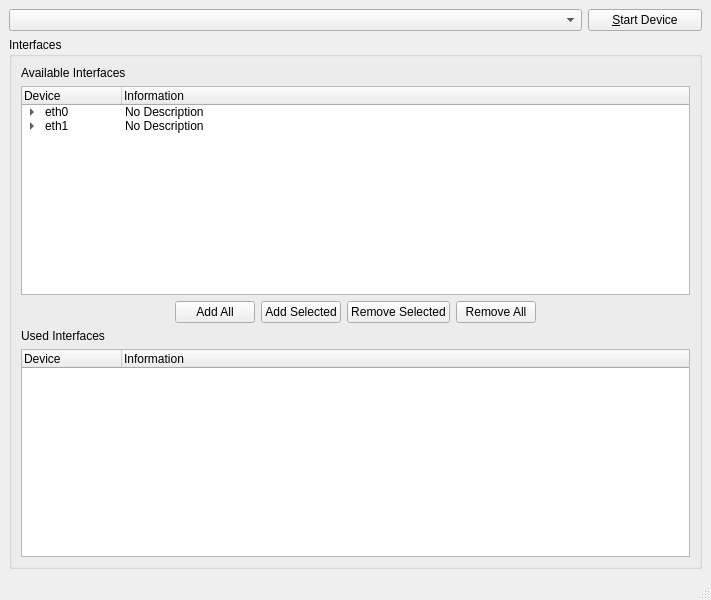
<ui version="4.0" >
 <class>FormSttyciarGUIMain</class>
 <widget class="QMainWindow" name="FormSttyciarGUIMain" >
  <property name="geometry" >
   <rect>
    <x>0</x>
    <y>0</y>
    <width>711</width>
    <height>600</height>
   </rect>
  </property>
  <property name="windowTitle" >
   <string>Sttyciar</string>
  </property>
  <widget class="QWidget" name="centralwidget" >
   <layout class="QVBoxLayout" >
    <item>
     <layout class="QHBoxLayout" >
      <item>
       <widget class="QComboBox" name="comboNetworkDevices" >
        <property name="sizePolicy" >
         <sizepolicy vsizetype="Fixed" hsizetype="Preferred" >
          <horstretch>5</horstretch>
          <verstretch>0</verstretch>
         </sizepolicy>
        </property>
       </widget>
      </item>
      <item>
       <widget class="QPushButton" name="btnStart" >
        <property name="sizePolicy" >
         <sizepolicy vsizetype="Fixed" hsizetype="Minimum" >
          <horstretch>1</horstretch>
          <verstretch>0</verstretch>
         </sizepolicy>
        </property>
        <property name="text" >
         <string>&amp;Start Device</string>
        </property>
       </widget>
      </item>
     </layout>
    </item>
    <item>
     <widget class="QGroupBox" name="grpInterfaces" >
      <property name="title" >
       <string>Interfaces</string>
      </property>
      <layout class="QVBoxLayout" >
       <item>
        <layout class="QVBoxLayout" >
         <item>
          <widget class="QLabel" name="lblInterfacesAvailable" >
           <property name="text" >
            <string>Available Interfaces</string>
           </property>
           <property name="buddy" >
            <cstring>treeAvailableInterfaces</cstring>
           </property>
          </widget>
         </item>
         <item>
          <widget class="QTreeWidget" name="treeAvailableInterfaces" >
           <property name="toolTip" >
            <string>&lt;html>&lt;head>&lt;meta name="qrichtext" content="1" />&lt;style type="text/css">
p, li { white-space: pre-wrap; }
&lt;/style>&lt;/head>&lt;body style=" font-family:'Sans Serif'; font-size:9pt; font-weight:400; font-style:normal;">
&lt;p style=" margin-top:0px; margin-bottom:0px; margin-left:0px; margin-right:0px; -qt-block-indent:0; text-indent:0px;">This displays the interfaces that are available to be bound to the device.&lt;/p>&lt;/body>&lt;/html></string>
           </property>
           <property name="columnCount" >
            <number>2</number>
           </property>
           <column>
            <property name="text" >
             <string>Device</string>
            </property>
           </column>
           <column>
            <property name="text" >
             <string>Information</string>
            </property>
           </column>
           <item>
            <property name="text" >
             <string>eth0</string>
            </property>
            <property name="text" >
             <string>No Description</string>
            </property>
            <item>
             <property name="text" >
              <string>Address</string>
             </property>
             <property name="text" >
              <string>192.168.0.1</string>
             </property>
            </item>
            <item>
             <property name="text" >
              <string>Net Mask</string>
             </property>
             <property name="text" >
              <string>255.255.255.0</string>
             </property>
            </item>
           </item>
           <item>
            <property name="text" >
             <string>eth1</string>
            </property>
            <property name="text" >
             <string>No Description</string>
            </property>
            <item>
             <property name="text" >
              <string>Address</string>
             </property>
             <property name="text" >
              <string>10.0.0.1</string>
             </property>
            </item>
            <item>
             <property name="text" >
              <string>Net Mask</string>
             </property>
             <property name="text" >
              <string>255.0.0.0</string>
             </property>
            </item>
           </item>
          </widget>
         </item>
        </layout>
       </item>
       <item>
        <layout class="QHBoxLayout" >
         <item>
          <spacer>
           <property name="orientation" >
            <enum>Qt::Horizontal</enum>
           </property>
           <property name="sizeHint" >
            <size>
             <width>40</width>
             <height>20</height>
            </size>
           </property>
          </spacer>
         </item>
         <item>
          <widget class="QPushButton" name="btnAddAllDevices" >
           <property name="sizePolicy" >
            <sizepolicy vsizetype="Fixed" hsizetype="Minimum" >
             <horstretch>0</horstretch>
             <verstretch>0</verstretch>
            </sizepolicy>
           </property>
           <property name="text" >
            <string>Add All</string>
           </property>
          </widget>
         </item>
         <item>
          <widget class="QPushButton" name="btnAddDevice" >
           <property name="sizePolicy" >
            <sizepolicy vsizetype="Fixed" hsizetype="Minimum" >
             <horstretch>0</horstretch>
             <verstretch>0</verstretch>
            </sizepolicy>
           </property>
           <property name="text" >
            <string>Add Selected</string>
           </property>
          </widget>
         </item>
         <item>
          <widget class="QPushButton" name="btnRemoveDevice" >
           <property name="sizePolicy" >
            <sizepolicy vsizetype="Fixed" hsizetype="Minimum" >
             <horstretch>0</horstretch>
             <verstretch>0</verstretch>
            </sizepolicy>
           </property>
           <property name="text" >
            <string>Remove Selected</string>
           </property>
          </widget>
         </item>
         <item>
          <widget class="QPushButton" name="btnRemoveAllDevices" >
           <property name="sizePolicy" >
            <sizepolicy vsizetype="Fixed" hsizetype="Minimum" >
             <horstretch>0</horstretch>
             <verstretch>0</verstretch>
            </sizepolicy>
           </property>
           <property name="text" >
            <string>Remove All</string>
           </property>
          </widget>
         </item>
         <item>
          <spacer>
           <property name="orientation" >
            <enum>Qt::Horizontal</enum>
           </property>
           <property name="sizeHint" >
            <size>
             <width>40</width>
             <height>20</height>
            </size>
           </property>
          </spacer>
         </item>
        </layout>
       </item>
       <item>
        <layout class="QVBoxLayout" >
         <item>
          <widget class="QLabel" name="lblUsedInterfaces" >
           <property name="text" >
            <string>Used Interfaces</string>
           </property>
           <property name="buddy" >
            <cstring>treeUsedInterfaces</cstring>
           </property>
          </widget>
         </item>
         <item>
          <widget class="QTreeWidget" name="treeUsedInterfaces" >
           <property name="toolTip" >
            <string>&lt;html>&lt;head>&lt;meta name="qrichtext" content="1" />&lt;style type="text/css">
p, li { white-space: pre-wrap; }
&lt;/style>&lt;/head>&lt;body style=" font-family:'Sans Serif'; font-size:9pt; font-weight:400; font-style:normal;">
&lt;p style=" margin-top:0px; margin-bottom:0px; margin-left:0px; margin-right:0px; -qt-block-indent:0; text-indent:0px;">This displays the interfaces that will be bound to the device.&lt;/p>&lt;/body>&lt;/html></string>
           </property>
           <property name="columnCount" >
            <number>2</number>
           </property>
           <column>
            <property name="text" >
             <string>Device</string>
            </property>
           </column>
           <column>
            <property name="text" >
             <string>Information</string>
            </property>
           </column>
          </widget>
         </item>
        </layout>
       </item>
      </layout>
     </widget>
    </item>
   </layout>
  </widget>
  <widget class="QMenuBar" name="menubar" >
   <property name="geometry" >
    <rect>
     <x>0</x>
     <y>0</y>
     <width>711</width>
     <height>29</height>
    </rect>
   </property>
  </widget>
  <widget class="QStatusBar" name="statusbar" />
 </widget>
 <resources/>
 <connections/>
</ui>
